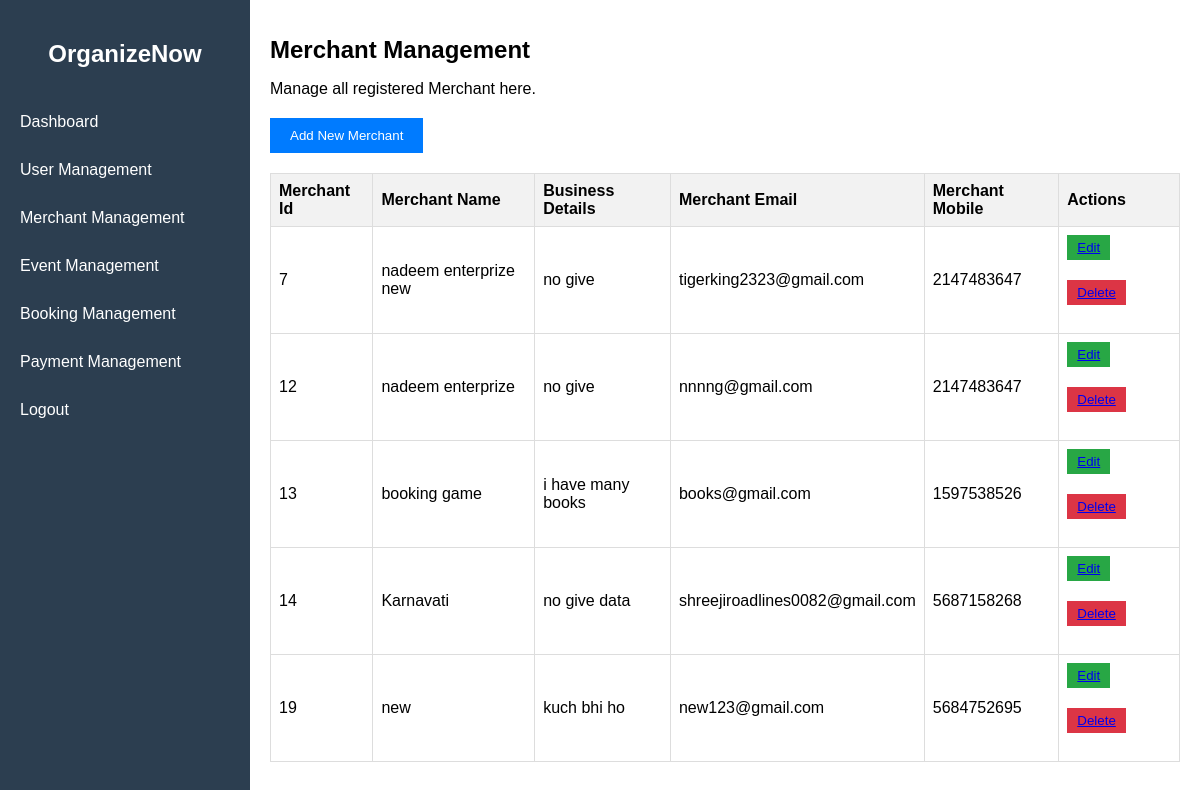
The page /Admin/Merchant_Management.php (signed in) on the database as committed earlier.
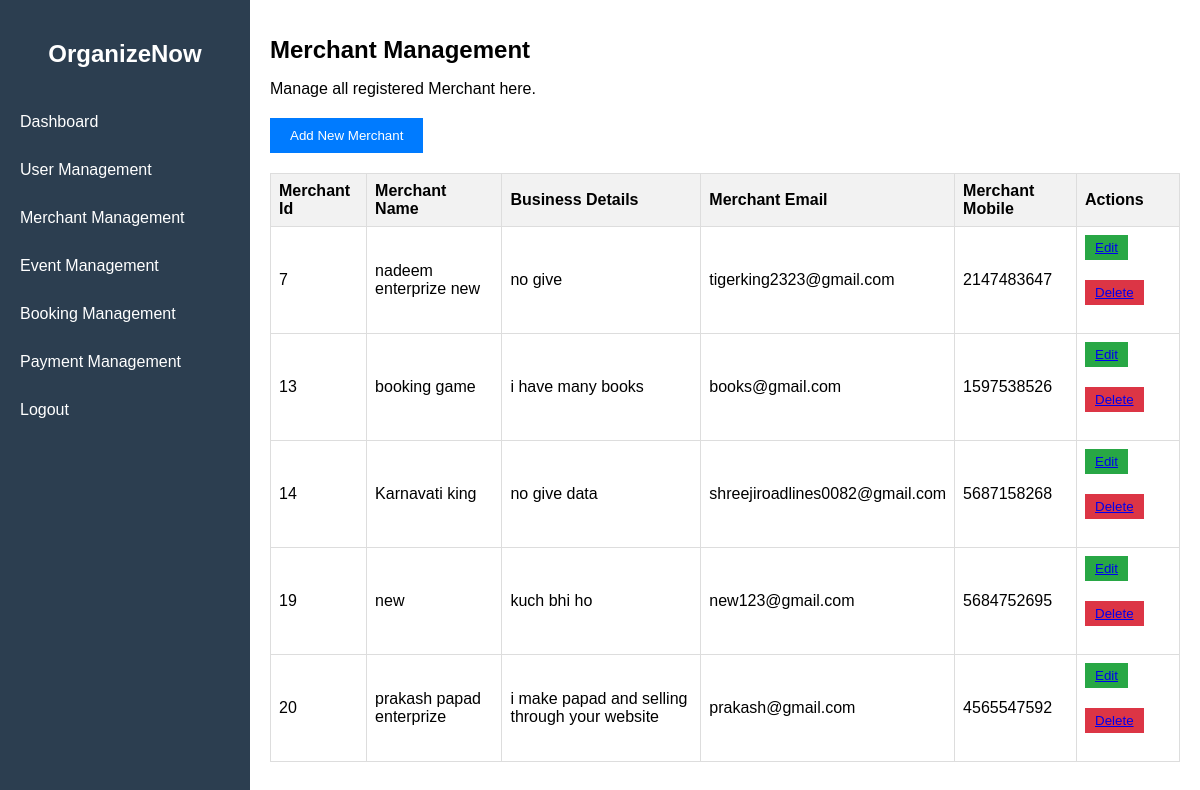
The same page on the database as committed later.
### tables this page shows
CREATE TABLE `merchant` (
  `merchant_id` int(11) NOT NULL,
  `name` varchar(100) NOT NULL,
  `details` varchar(200) NOT NULL,
  `email` varchar(100) NOT NULL,
  `mobile` varchar(15) NOT NULL,
  `password` varchar(200) NOT NULL
);

### Admin/Merchant_Management.php (the view)
<?php
    include "connection.php";
    include "admin_sidebar.php";
?>
<h1>Merchant Management</h1>
<p>Manage all registered Merchant here.</p>
<a href="merchant_management_addmerchant.php"><button>Add New Merchant</button></a>
<table>
    <thead>
        <tr>
            <th>Merchant Id</th>
            <th>Merchant Name</th>
            <th>Business Details</th>
            <th>Merchant Email</th>
            <th>Merchant Mobile</th>
            <th>Actions</th>
        </tr>
    </thead>
    <tbody>
        <?php
        $Select = "SELECT * FROM `merchant`";
        $data = mysqli_query($conn, $Select);
        while ($row = mysqli_fetch_assoc($data)) {
        ?>
            <tr>
                <td><?php echo $row['merchant_id']; ?></td>
                <td><?php echo $row['name']; ?></td>
                <td><?php echo $row['details']; ?></td>
                <td><?php echo $row['email']; ?></td>
                <td><?php echo $row['mobile']; ?></td>
                <td class="action-buttons">
                    <button><a href="merchant_management_edit.php?id=<?php echo $row['merchant_id']; ?>">Edit</a></button>
                    <button class="delete"><a href="merchant_management_delete.php?id=<?php echo $row['merchant_id']; ?>" onclick="return confirm('Are you sure you want to delete this merchant?')">Delete</a></button>
                </td>
            </tr>
    <?php } ?>
        </tbody>
    </table>
</div>
</body>
</html>

Rows that differ between the two databases and show on the page:
removed merchant: merchant_id "12", name "nadeem enterprize", details "no give", email "nnnng@gmail.com", mobile "2147483647"
changed merchant "no give data": name "Karnavati" → "Karnavati king"
added merchant: merchant_id "20", name "prakash papad enterprize", details "i make papad and selling through your website", email "prakash@gmail.com", mobile "4565547592"
